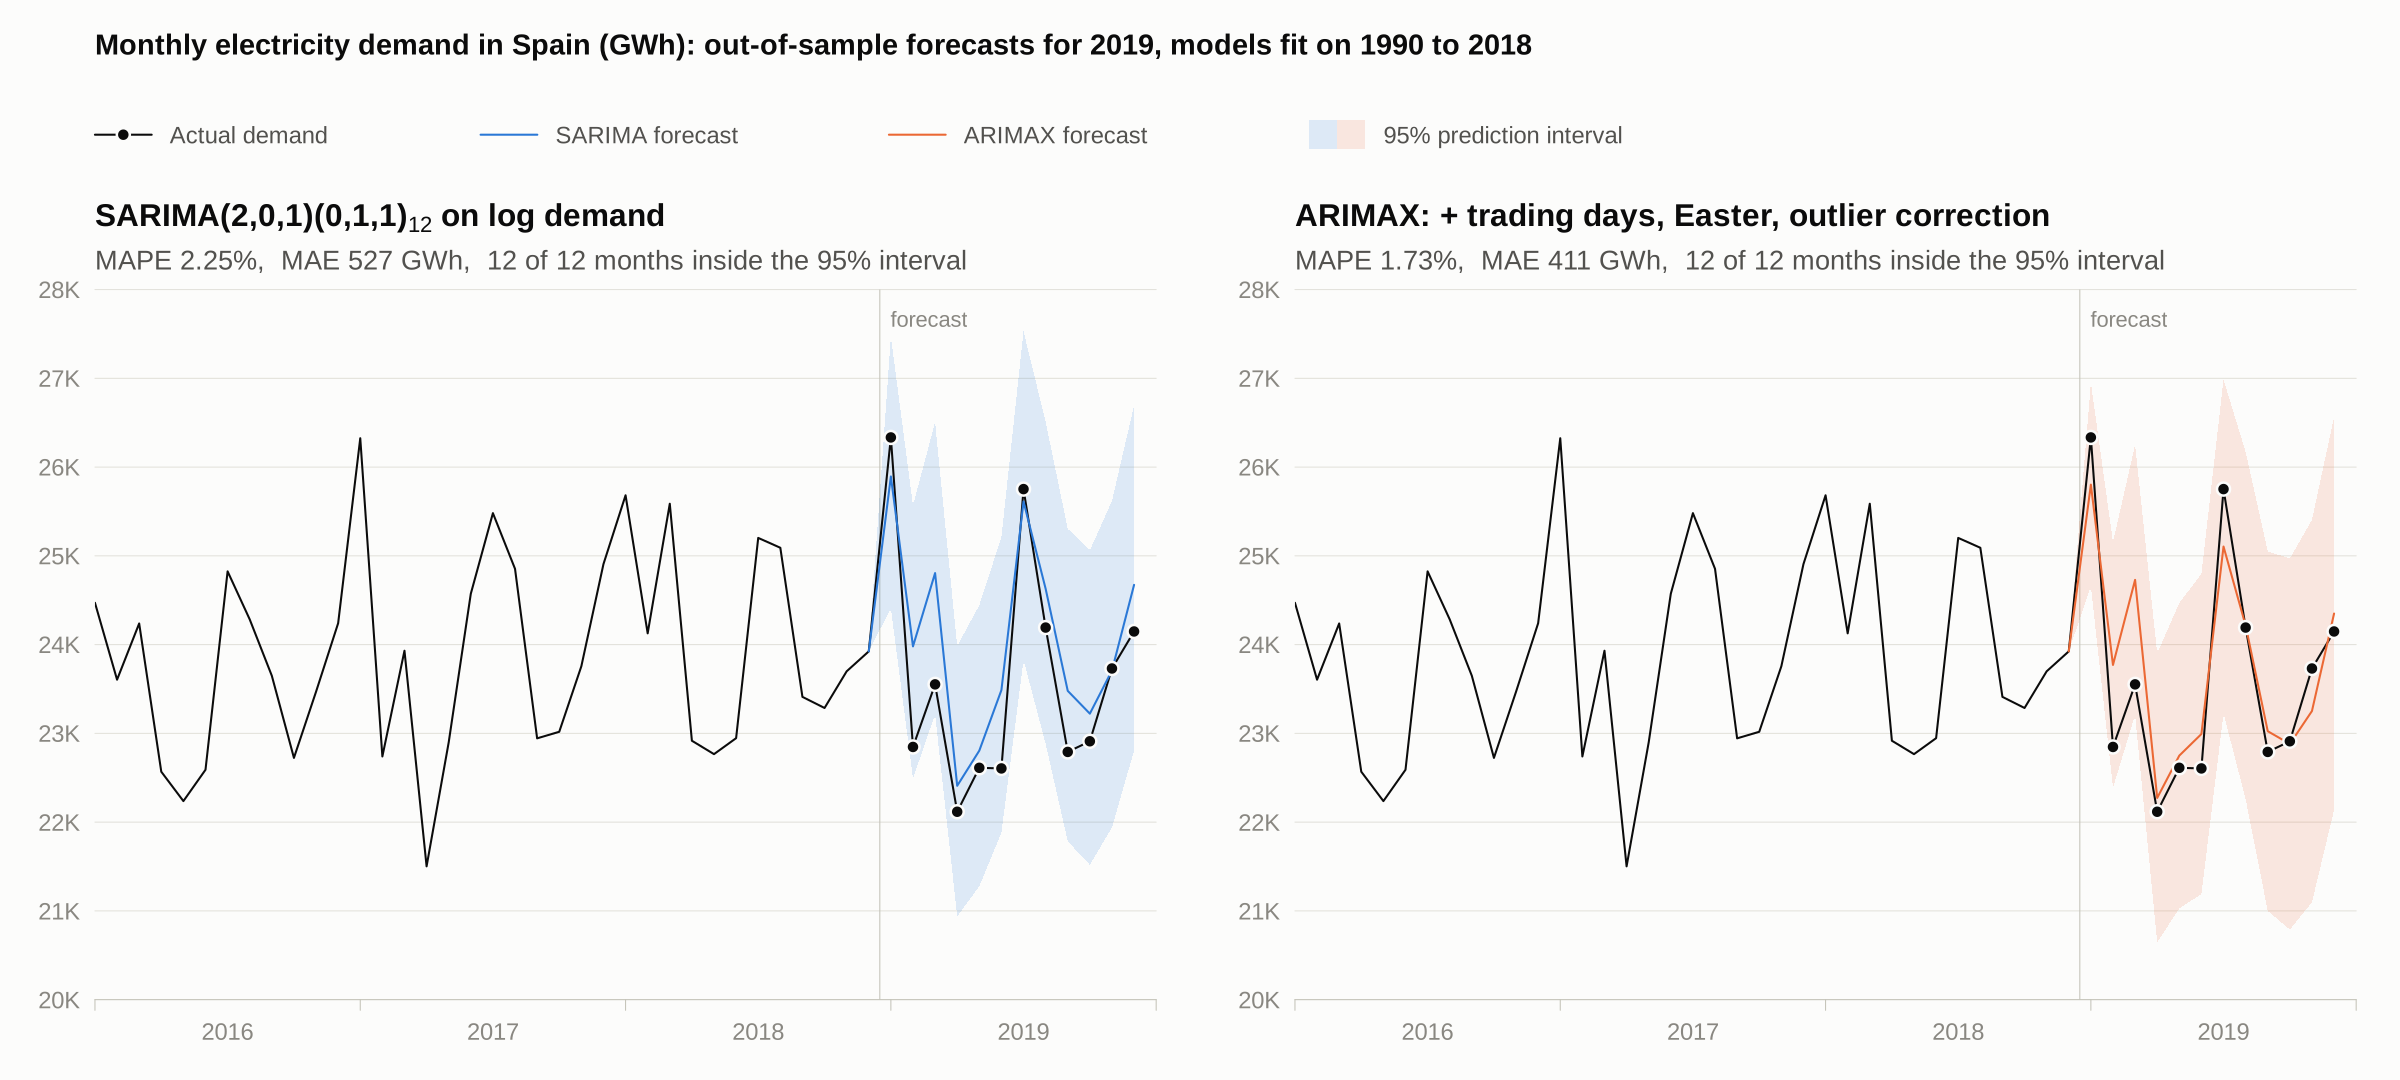

Write R code to recreate this figure.
# Recreates figures/forecast_2019.png: out-of-sample forecasts for 2019 from
# model 1, SARIMA(2,0,1)(0,1,1)12, without (arima.Rmd) and with (arimax.Rmd)
# calendar effects and outlier correction. Run from the repository root:
#   Rscript figures/forecast_2019.R

source("CalendarEffects.r")
source("atipics2.R")

serie <- window(ts(read.table("ConsumElec.dat"), start = 1990, freq = 12))
ultim <- c(2018, 12)
serie2 <- window(serie, end = ultim)

# SARIMA on log demand, fit through Dec 2018, intervals back-transformed
lnserie2 <- log(serie2)
mod <- arima(lnserie2, order = c(2, 0, 1), seasonal = list(order = c(0, 1, 1), period = 12), include.mean = TRUE)
p <- predict(mod, n.ahead = 12)
pr <- ts(c(tail(lnserie2, 1), p$pred), start = ultim, freq = 12)
se <- ts(c(0, p$se), start = ultim, freq = 12)
sa <- list(pr = exp(pr), tl = exp(pr - 1.96 * se), tu = exp(pr + 1.96 * se))

# ARIMAX: trading days + Easter, outliers detected and removed, refit through Dec 2018
data <- c(start(serie)[1], start(serie)[2], length(serie))
wTradDays <- Wtrad(data)
wEast <- Weaster(data)
modEC <- arima(serie, order = c(2, 0, 1), seasonal = list(order = c(0, 1, 1), period = 12),
               xreg = data.frame(wTradDays, wEast), include.mean = TRUE)
atip <- outdetec(modEC, dif = c(1, 12), crit = 2.8, LS = TRUE)
serie.lin <- lineal(serie, atip$atip)
modEC2 <- arima(window(serie.lin, end = ultim), order = c(2, 0, 1), seasonal = list(order = c(0, 1, 1), period = 12),
                xreg = data.frame(window(wTradDays, end = ultim), window(wEast, end = ultim)), include.mean = TRUE)
p <- predict(modEC2, n.ahead = 12, newxreg = window(cbind(wTradDays, wEast), start = c(ultim[1] + 1, 1)))
wLS <- sum(atip$atip[atip$atip$type_detected == "LS" & atip$atip$Obs <= length(serie) - 12, 3])  # add level shifts back
pr <- ts(c(tail(serie2, 1), p$pred + wLS), start = ultim, freq = 12)
se <- ts(c(0, p$se), start = ultim, freq = 12)
ax <- list(pr = pr, tl = pr - 1.96 * se, tu = pr + 1.96 * se)

ink <- "#0b0b0b"; ink2 <- "#52514e"; muted <- "#898781"
grid_col <- "#e1e0d9"; axis_col <- "#c3c2b7"; surf <- "#fcfcfb"
blue <- "#2a78d6"; orange <- "#eb6834"
wash <- function(col) adjustcolor(col, alpha.f = 0.14)

obs  <- window(serie, start = c(2016, 1))
obs19 <- window(serie, start = c(2019, 1))
ylim <- range(obs, sa$tl, sa$tu, ax$tl, ax$tu)
yt <- pretty(ylim, n = 5); ylim <- range(yt)
lab_k <- function(v) paste0(v / 1000, "K")

metrics <- function(fc) {
  pr <- window(fc$pr, start = c(2019, 1)); tl <- window(fc$tl, start = c(2019, 1)); tu <- window(fc$tu, start = c(2019, 1))
  c(mape = 100 * mean(abs(obs19 - pr) / obs19), mae = mean(abs(obs19 - pr)), inside = sum(obs19 >= tl & obs19 <= tu))
}

panel <- function(fc, col, ttl) {
  m <- metrics(fc)
  plot(NA, xlim = c(2016, 2020), ylim = ylim, axes = FALSE, xlab = "", ylab = "", xaxs = "i", yaxs = "i")
  abline(h = yt, col = grid_col, lwd = 0.45)
  abline(v = 2019 - 1/24, col = axis_col, lwd = 0.45)
  text(2019 - 1/24 + 0.04, ylim[2] - 0.03 * diff(ylim), "forecast", adj = c(0, 1), col = muted, cex = 0.72)
  x <- as.numeric(time(fc$pr))
  polygon(c(x, rev(x)), c(fc$tl, rev(fc$tu)), col = wash(col), border = NA)
  lines(as.numeric(time(obs)), obs, col = ink, lwd = 0.9)
  lines(x, fc$pr, col = col, lwd = 0.9)
  points(as.numeric(time(obs19)), obs19, pch = 21, bg = ink, col = surf, cex = 0.95, lwd = 1.1)
  axis(2, at = yt, labels = lab_k(yt), las = 1, col = NA, col.ticks = NA, col.axis = muted, cex.axis = 0.78, line = -0.6)
  axis(1, at = 2016:2020, labels = FALSE, col = axis_col, col.ticks = axis_col, lwd = 0.45, tck = -0.015)
  axis(1, at = 2016:2019 + 0.5, labels = 2016:2019, tick = FALSE, col.axis = muted, cex.axis = 0.78, line = -0.7)
  mtext(ttl, side = 3, line = 1.35, adj = 0, cex = 0.86, col = ink, font = 2)
  mtext(sprintf("MAPE %.2f%%,  MAE %.0f GWh,  %d of 12 months inside the 95%% interval", m["mape"], m["mae"], m["inside"]),
        side = 3, line = 0.35, adj = 0, cex = 0.74, col = ink2)
}

png("figures/forecast_2019.png", width = 2400, height = 1080, res = 220, bg = surf)
layout(matrix(c(1, 1, 2, 3), 2, byrow = TRUE), heights = c(0.2, 1))
par(bg = surf, family = "sans")

par(mar = c(0, 2.6, 0.5, 1)); plot.new(); plot.window(c(0, 1), c(0, 1), xaxs = "i", yaxs = "i")
text(0, 0.9, "Monthly electricity demand in Spain (GWh): out-of-sample forecasts for 2019, models fit on 1990 to 2018", adj = c(0, 1), cex = 0.95, col = ink, font = 2, xpd = NA)
key_y <- 0.28; kx <- 0
key_line <- function(x, col, label, dot = FALSE) {
  segments(x, key_y, x + 0.025, key_y, col = col, lwd = 0.9, xpd = NA)
  if (dot) points(x + 0.0125, key_y, pch = 21, bg = col, col = surf, cex = 0.95, lwd = 1.1, xpd = NA)
  text(x + 0.033, key_y, label, adj = c(0, 0.5), cex = 0.78, col = ink2, xpd = NA)
}
key_line(0.00, ink, "Actual demand", dot = TRUE)
key_line(0.17, blue, "SARIMA forecast")
key_line(0.35, orange, "ARIMAX forecast")
rect(0.535, key_y - 0.09, 0.5475, key_y + 0.09, col = wash(blue), border = NA, xpd = NA)
rect(0.5475, key_y - 0.09, 0.56, key_y + 0.09, col = wash(orange), border = NA, xpd = NA)
text(0.568, key_y, "95% prediction interval", adj = c(0, 0.5), cex = 0.78, col = ink2, xpd = NA)

par(mar = c(2.2, 2.6, 3.0, 1.2))
panel(sa, blue, expression(bold("SARIMA(2,0,1)(0,1,1)"[12] * " on log demand")))
panel(ax, orange, expression(bold("ARIMAX: + trading days, Easter, outlier correction")))
dev.off()
